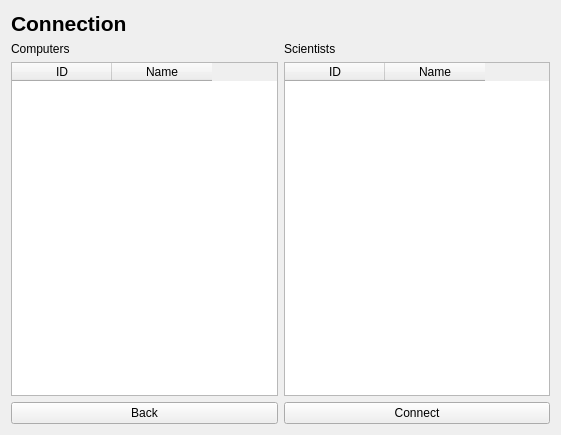
<?xml version="1.0" encoding="UTF-8"?>
<ui version="4.0">
 <class>connection</class>
 <widget class="QWidget" name="connection">
  <property name="geometry">
   <rect>
    <x>0</x>
    <y>0</y>
    <width>561</width>
    <height>435</height>
   </rect>
  </property>
  <property name="font">
   <font>
    <underline>false</underline>
   </font>
  </property>
  <property name="windowTitle">
   <string>Computer Connection</string>
  </property>
  <layout class="QGridLayout" name="gridLayout">
   <item row="5" column="0">
    <widget class="QPushButton" name="backButton">
     <property name="text">
      <string>Back</string>
     </property>
    </widget>
   </item>
   <item row="5" column="2">
    <widget class="QPushButton" name="connectButton">
     <property name="text">
      <string>Connect</string>
     </property>
    </widget>
   </item>
   <item row="0" column="0">
    <widget class="QLabel" name="connection_2">
     <property name="font">
      <font>
       <pointsize>16</pointsize>
       <weight>75</weight>
       <bold>true</bold>
      </font>
     </property>
     <property name="text">
      <string>Connection</string>
     </property>
    </widget>
   </item>
   <item row="1" column="0">
    <widget class="QLabel" name="computer">
     <property name="font">
      <font>
       <italic>false</italic>
       <underline>false</underline>
      </font>
     </property>
     <property name="text">
      <string>Computers</string>
     </property>
    </widget>
   </item>
   <item row="1" column="2">
    <widget class="QLabel" name="scientists">
     <property name="text">
      <string>Scientists</string>
     </property>
    </widget>
   </item>
   <item row="4" column="0">
    <widget class="QTableWidget" name="comp_table">
     <property name="alternatingRowColors">
      <bool>true</bool>
     </property>
     <property name="showGrid">
      <bool>false</bool>
     </property>
     <property name="sortingEnabled">
      <bool>true</bool>
     </property>
     <attribute name="verticalHeaderVisible">
      <bool>false</bool>
     </attribute>
     <column>
      <property name="text">
       <string>ID</string>
      </property>
     </column>
     <column>
      <property name="text">
       <string>Name</string>
      </property>
     </column>
    </widget>
   </item>
   <item row="4" column="2">
    <widget class="QTableWidget" name="sci_table">
     <property name="alternatingRowColors">
      <bool>true</bool>
     </property>
     <property name="showGrid">
      <bool>false</bool>
     </property>
     <property name="sortingEnabled">
      <bool>true</bool>
     </property>
     <attribute name="verticalHeaderVisible">
      <bool>false</bool>
     </attribute>
     <column>
      <property name="text">
       <string>ID</string>
      </property>
     </column>
     <column>
      <property name="text">
       <string>Name</string>
      </property>
     </column>
    </widget>
   </item>
  </layout>
 </widget>
 <resources/>
 <connections/>
</ui>
